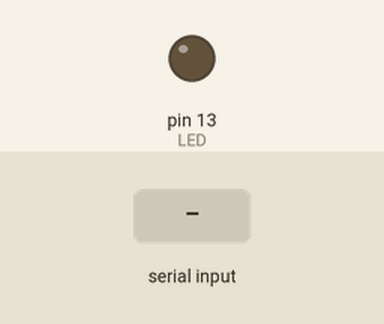
Simulated run of this sketch. Board: Arduino Uno, built with avr-gcc and run on an emulated ATmega328P. On the bench: output pins drawn as LEDs (lit = HIGH). Dashed ring = blinking. The inputs (shaded band) are chosen by the test bench. What the sketch prints to the serial monitor is not drawn.

Above: at 1.2 s.
1.3 s: "blink\n" received over Serial
At 4.2 s:
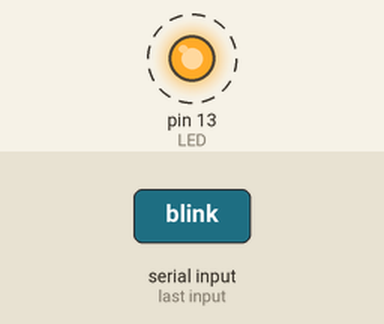
4.3 s: "on\n" received over Serial
At 4.8 s:
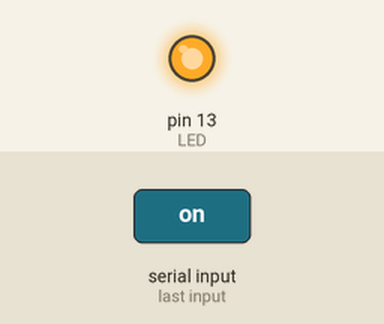
5.8 s: "off\n" received over Serial
At 6.6 s:
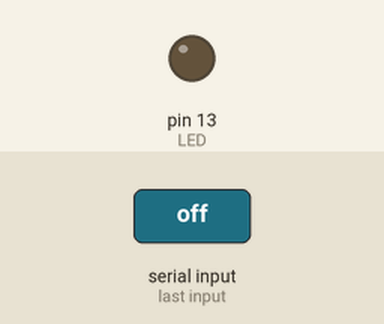
Timing chart, 0 to 8.8 s (numbered marks = the images above; inputs shaded):
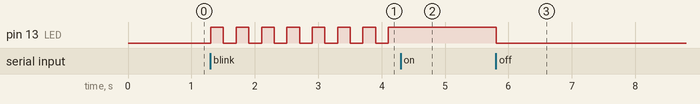

The sketch:

ex1.ino
```cpp
#define LED 13
#define BUT 2

void setup()
{
  pinMode(LED, OUTPUT);
  pinMode(BUT, INPUT);
  Serial.begin(9600);
  Serial.println("astept comenzi");
}

char buf[20];
long ts = 0;
int is_blink = 0;

void loop()
{

  if (Serial.available()){
    char a = Serial.read();


    if (a == '\n') {
      if (strcmp(buf, "on") == 0) {
        is_blink = 0;
        digitalWrite(LED, HIGH);
      } else if (strcmp(buf, "off") == 0) {
        is_blink = 0;
        digitalWrite(LED, LOW);
      } else if (strcmp(buf, "get") == 0) {
        Serial.println(digitalRead(LED) == 0 ? "Oprit" : "Pornit");
      } else if (strcmp(buf, "blink") == 0) {
        is_blink = !is_blink;
      }

      buf[0] = '\0';
    } else {
        char aux[2];
        aux[0] = a;
        aux[1] = '\0';
        strcat(buf, aux);
    }
  }

     if (is_blink == 1) {
         if ((millis() - ts) >= 200) {
          digitalWrite(LED, digitalRead(LED) == HIGH ? LOW : HIGH);
          ts = millis();
        }
      }
}
```

Measured:
- after the input at 1.3 s, pin 13 (LED): alternates HIGH for 0.20 s and LOW for 0.20 s, starting at once
- after the input at 4.3 s, pin 13 (LED): stops changing and stays HIGH
- after the input at 5.8 s, pin 13 (LED): HIGH → LOW at once
